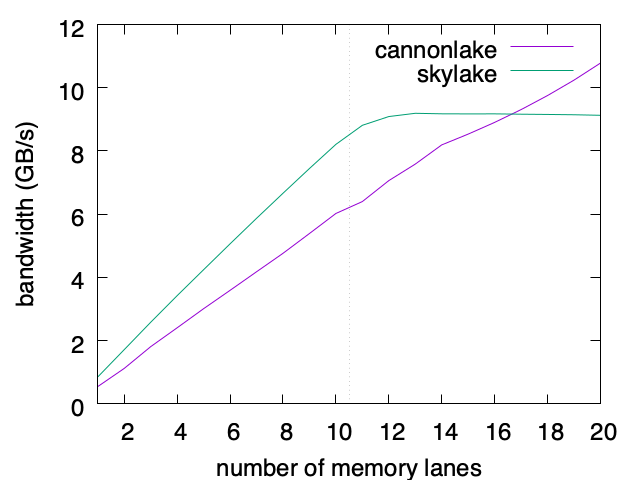

The gnuplot source for this figure:
set term pngcairo fontscale 2
set out "results.png"
set ylabel "bandwidth (GB/s)"
set xlabel "number of memory lanes"
set xrange [1:]
set grid x2tics
set x2tics 12 format "" scale 0
plot "cannonhuge.txt" using 1:($3/1000) w lines ti "cannonlake", "skylakehuge.txt" using 1:($3/1000) w lines ti "skylake"
